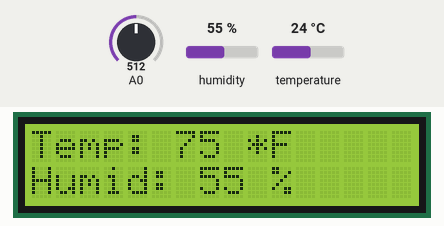
Simulated run of this sketch. Board: Arduino Uno, built with avr-gcc and run on an emulated ATmega328P. Parts: 16×2 character LCD. The inputs (shaded band) are chosen by the test bench; at power-on: humidity 55 %, temperature 24 °C, A0 = 512. What the sketch prints to the serial monitor is not drawn.

Above: at 5.6 s.
5.7 s: humidity set to 22 %
At 10.7 s:
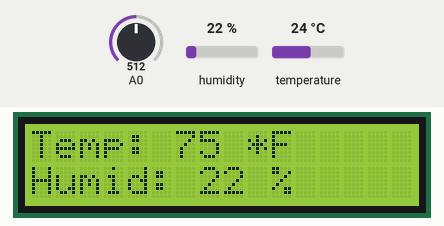
13.2 s: temperature set to 12 °C
At 15.6 s:
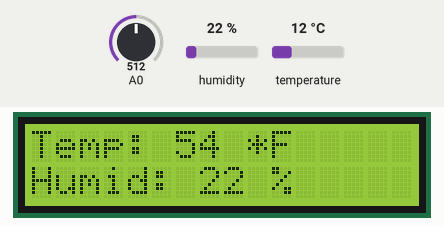
20.7 s: humidity set to 40 %
At 25.5 s:
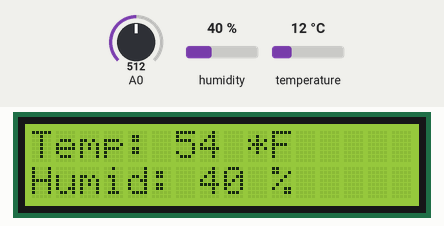
28.2 s: temperature set to 19 °C
At 31.6 s:
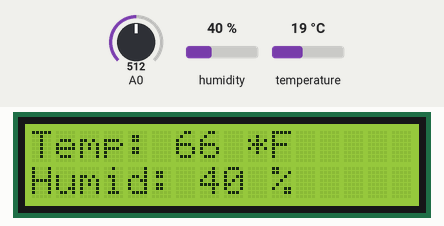
Timing chart, 0 to 33.1 s (numbered marks = the images above; inputs shaded):
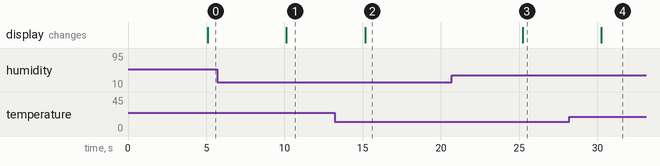

Measured:
- after the input at 5.7 s, the display: changes after 4.4 s (image 1)
- after the input at 13.2 s, the display: changes after 2.0 s (image 2)
- after the input at 20.7 s, the display: changes after 4.5 s (image 3)
- after the input at 28.2 s, the display: changes after 2.0 s (image 4)

The sketch:

DHTLightTest.ino
```cpp
#include <DHT.h>


// Example testing sketch for various DHT humidity/temperature sensors
// Written by ladyada, public domain

#include "DHT.h"

#define DHTPIN 13     // what pin we're connected to

// Uncomment whatever type you're using!
#define DHTTYPE DHT11   // DHT 11
//#define DHTTYPE DHT22   // DHT 22  (AM2302)
//#define DHTTYPE DHT21   // DHT 21 (AM2301)

// Connect pin 1 (on the left) of the sensor to +5V
// NOTE: If using a board with 3.3V logic like an Arduino Due connect pin 1
// to 3.3V instead of 5V!
// Connect pin 2 of the sensor to whatever your DHTPIN is
// Connect pin 4 (on the right) of the sensor to GROUND
// Connect a 10K resistor from pin 2 (data) to pin 1 (power) of the sensor

// Initialize DHT sensor.
// Note that older versions of this library took an optional third parameter to
// tweak the timings for faster processors.  This parameter is no longer needed
// as the current DHT reading algorithm adjusts itself to work on faster procs.
DHT dht(DHTPIN, DHTTYPE);
#include <LiquidCrystal.h>

// initialize the library with the numbers of the interface pins
LiquidCrystal lcd(12, 11, 5, 4, 3, 2);
void setup() {
  lcd.begin (16,2);
  pinMode (A0, INPUT);
  Serial.begin(9600);
  Serial.println("Begin!");

  dht.begin();
}

void loop() {
  // Wait a few seconds between measurements.
  delay(5000);
  lcd.clear();
  // Reading temperature or humidity takes about 250 milliseconds!
  // Sensor readings may also be up to 2 seconds 'old' (its a very slow sensor)
  float h = dht.readHumidity();
  // Read temperature as Celsius (the default)
  float t = dht.readTemperature();
  // Read temperature as Fahrenheit (isFahrenheit = true)
  float f = dht.readTemperature(true);

  // Check if any reads failed and exit early (to try again).
  if (isnan(h) || isnan(t) || isnan(f)) {
    Serial.println("Failed to read from DHT sensor!");
    return;
  }

//  // Compute heat index in Fahrenheit (the default)
//  float hif = dht.computeHeatIndex(f, h);
//  // Compute heat index in Celsius (isFahreheit = false)
//  float hic = dht.computeHeatIndex(t, h, false);

  Serial.print("Humidity: ");
  Serial.print(h);
  Serial.print(" %\t");
  Serial.print("Temperature: ");
  Serial.print(t);
  Serial.print(" *C ");
  Serial.print(f);
  Serial.print(" *F \t");
  Serial.print("Light \t");
  Serial.println(analogRead(A0));
  lcd.print("Temp: ");
  lcd.print(round(f));
  lcd.print(" *F");
  lcd.setCursor(0,1);
  lcd.print ("Humid: ");
  lcd.print(round(h));
  lcd.print(" %");
//  Serial.print("Heat index: ");
//  Serial.print(hic);
//  Serial.print(" *C ");
//  Serial.print(hif);
//  Serial.println(" *F");
}
```
